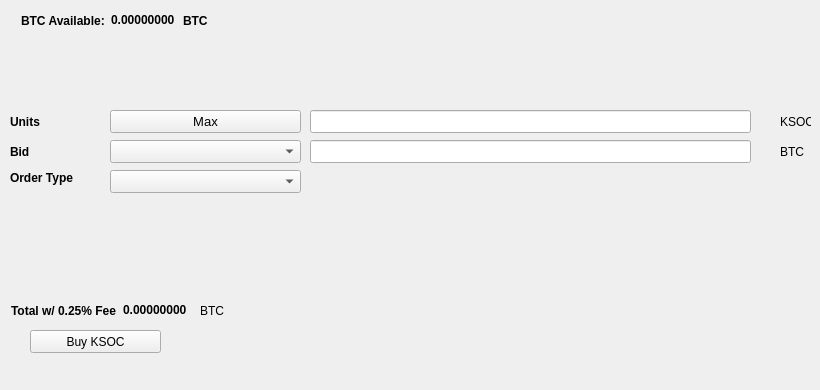
   <widget class="QWidget" name="BuyTab">
    <attribute name="title">
     <string>Buy</string>
    </attribute>
    <widget class="QPushButton" name="BuyKSOC">
     <property name="geometry">
      <rect>
       <x>30</x>
       <y>330</y>
       <width>131</width>
       <height>23</height>
      </rect>
     </property>
     <property name="text">
      <string>Buy KSOC</string>
     </property>
     <property name="icon">
      <iconset resource="../ksoc.qrc">
       <normaloff>:/icons/bitcoin</normaloff>:/icons/bitcoin</iconset>
     </property>
    </widget>
    <widget class="QLabel" name="label_3">
     <property name="geometry">
      <rect>
       <x>10</x>
       <y>110</y>
       <width>46</width>
       <height>23</height>
      </rect>
     </property>
     <property name="font">
      <font>
       <weight>75</weight>
       <bold>true</bold>
      </font>
     </property>
     <property name="text">
      <string>Units</string>
     </property>
    </widget>
    <widget class="QLineEdit" name="UnitsInput">
     <property name="geometry">
      <rect>
       <x>310</x>
       <y>110</y>
       <width>441</width>
       <height>23</height>
      </rect>
     </property>
     <property name="font">
      <font>
       <pointsize>9</pointsize>
       <weight>75</weight>
       <bold>true</bold>
      </font>
     </property>
    </widget>
    <widget class="QLineEdit" name="BuyBidPriceEdit">
     <property name="geometry">
      <rect>
       <x>310</x>
       <y>140</y>
       <width>441</width>
       <height>23</height>
      </rect>
     </property>
     <property name="font">
      <font>
       <pointsize>9</pointsize>
       <weight>75</weight>
       <bold>true</bold>
      </font>
     </property>
    </widget>
    <widget class="QLabel" name="label_4">
     <property name="geometry">
      <rect>
       <x>780</x>
       <y>110</y>
       <width>31</width>
       <height>23</height>
      </rect>
     </property>
     <property name="text">
      <string>KSOC</string>
     </property>
    </widget>
    <widget class="QLabel" name="label_5">
     <property name="geometry">
      <rect>
       <x>780</x>
       <y>140</y>
       <width>31</width>
       <height>23</height>
      </rect>
     </property>
     <property name="text">
      <string>BTC</string>
     </property>
    </widget>
    <widget class="QLabel" name="label_6">
     <property name="geometry">
      <rect>
       <x>10</x>
       <y>140</y>
       <width>46</width>
       <height>23</height>
      </rect>
     </property>
     <property name="font">
      <font>
       <weight>75</weight>
       <bold>true</bold>
      </font>
     </property>
     <property name="text">
      <string>Bid</string>
     </property>
    </widget>
    <widget class="QLabel" name="label_7">
     <property name="geometry">
      <rect>
       <x>10</x>
       <y>170</y>
       <width>91</width>
       <height>16</height>
      </rect>
     </property>
     <property name="font">
      <font>
       <weight>75</weight>
       <bold>true</bold>
      </font>
     </property>
     <property name="text">
      <string>Order Type</string>
     </property>
    </widget>
    <widget class="QPushButton" name="Buy_Max_Amount">
     <property name="geometry">
      <rect>
       <x>110</x>
       <y>110</y>
       <width>191</width>
       <height>23</height>
      </rect>
     </property>
     <property name="font">
      <font>
       <pointsize>10</pointsize>
      </font>
     </property>
     <property name="text">
      <string>Max</string>
     </property>
    </widget>
    <widget class="QComboBox" name="BuyBidcomboBox">
     <property name="geometry">
      <rect>
       <x>110</x>
       <y>140</y>
       <width>191</width>
       <height>23</height>
      </rect>
     </property>
     <property name="font">
      <font>
       <pointsize>10</pointsize>
      </font>
     </property>
    </widget>
    <widget class="QComboBox" name="buyOrdertypeCombo">
     <property name="geometry">
      <rect>
       <x>110</x>
       <y>170</y>
       <width>191</width>
       <height>23</height>
      </rect>
     </property>
     <property name="font">
      <font>
       <pointsize>10</pointsize>
      </font>
     </property>
    </widget>
    <widget class="QWidget" name="layoutWidget1">
     <property name="geometry">
      <rect>
       <x>21</x>
       <y>11</y>
       <width>227</width>
       <height>19</height>
      </rect>
     </property>
     <layout class="QHBoxLayout" name="horizontalLayout_3">
      <item>
       <widget class="QLabel" name="label232">
        <property name="font">
         <font>
          <weight>75</weight>
          <bold>true</bold>
         </font>
        </property>
        <property name="text">
         <string>BTC Available:</string>
        </property>
       </widget>
      </item>
      <item>
       <widget class="QLabel" name="BtcAvailableLbl">
        <property name="palette">
         <palette>
          <active>
           <colorrole role="WindowText">
            <brush brushstyle="SolidPattern">
             <color alpha="255">
              <red>0</red>
              <green>0</green>
              <blue>0</blue>
             </color>
            </brush>
           </colorrole>
           <colorrole role="Button">
            <brush brushstyle="SolidPattern">
             <color alpha="255">
              <red>0</red>
              <green>170</green>
              <blue>0</blue>
             </color>
            </brush>
           </colorrole>
           <colorrole role="Light">
            <brush brushstyle="SolidPattern">
             <color alpha="255">
              <red>0</red>
              <green>255</green>
              <blue>0</blue>
             </color>
            </brush>
           </colorrole>
           <colorrole role="Midlight">
            <brush brushstyle="SolidPattern">
             <color alpha="255">
              <red>0</red>
              <green>212</green>
              <blue>0</blue>
             </color>
            </brush>
           </colorrole>
           <colorrole role="Dark">
            <brush brushstyle="SolidPattern">
             <color alpha="255">
              <red>0</red>
              <green>85</green>
              <blue>0</blue>
             </color>
            </brush>
           </colorrole>
           <colorrole role="Mid">
            <brush brushstyle="SolidPattern">
             <color alpha="255">
              <red>0</red>
              <green>113</green>
              <blue>0</blue>
             </color>
            </brush>
           </colorrole>
           <colorrole role="Text">
            <brush brushstyle="SolidPattern">
             <color alpha="255">
              <red>0</red>
              <green>170</green>
              <blue>0</blue>
             </color>
            </brush>
           </colorrole>
           <colorrole role="BrightText">
            <brush brushstyle="SolidPattern">
             <color alpha="255">
              <red>255</red>
              <green>255</green>
              <blue>255</blue>
             </color>
            </brush>
           </colorrole>
           <colorrole role="ButtonText">
            <brush brushstyle="SolidPattern">
             <color alpha="255">
              <red>0</red>
              <green>0</green>
              <blue>0</blue>
             </color>
            </brush>
           </colorrole>
           <colorrole role="Base">
            <brush brushstyle="SolidPattern">
             <color alpha="255">
              <red>255</red>
              <green>255</green>
              <blue>255</blue>
             </color>
            </brush>
           </colorrole>
           <colorrole role="Window">
            <brush brushstyle="SolidPattern">
             <color alpha="255">
              <red>0</red>
              <green>170</green>
              <blue>0</blue>
             </color>
            </brush>
           </colorrole>
           <colorrole role="Shadow">
            <brush brushstyle="SolidPattern">
             <color alpha="255">
              <red>0</red>
              <green>0</green>
              <blue>0</blue>
             </color>
            </brush>
           </colorrole>
           <colorrole role="AlternateBase">
            <brush brushstyle="SolidPattern">
             <color alpha="255">
              <red>127</red>
              <green>212</green>
              <blue>127</blue>
             </color>
            </brush>
           </colorrole>
           <colorrole role="ToolTipBase">
            <brush brushstyle="SolidPattern">
             <color alpha="255">
              <red>255</red>
              <green>255</green>
              <blue>220</blue>
             </color>
            </brush>
           </colorrole>
           <colorrole role="ToolTipText">
            <brush brushstyle="SolidPattern">
             <color alpha="255">
              <red>0</red>
              <green>0</green>
              <blue>0</blue>
             </color>
            </brush>
           </colorrole>
          </active>
          <inactive>
           <colorrole role="WindowText">
            <brush brushstyle="SolidPattern">
             <color alpha="255">
              <red>0</red>
              <green>0</green>
              <blue>0</blue>
             </color>
            </brush>
           </colorrole>
           <colorrole role="Button">
            <brush brushstyle="SolidPattern">
             <color alpha="255">
              <red>0</red>
              <green>170</green>
              <blue>0</blue>
             </color>
            </brush>
           </colorrole>
           <colorrole role="Light">
            <brush brushstyle="SolidPattern">
             <color alpha="255">
              <red>0</red>
              <green>255</green>
              <blue>0</blue>
             </color>
            </brush>
           </colorrole>
           <colorrole role="Midlight">
            <brush brushstyle="SolidPattern">
             <color alpha="255">
              <red>0</red>
              <green>212</green>
              <blue>0</blue>
             </color>
            </brush>
           </colorrole>
           <colorrole role="Dark">
            <brush brushstyle="SolidPattern">
             <color alpha="255">
              <red>0</red>
              <green>85</green>
              <blue>0</blue>
             </color>
            </brush>
           </colorrole>
           <colorrole role="Mid">
            <brush brushstyle="SolidPattern">
             <color alpha="255">
              <red>0</red>
              <green>113</green>
              <blue>0</blue>
             </color>
            </brush>
           </colorrole>
           <colorrole role="Text">
            <brush brushstyle="SolidPattern">
             <color alpha="255">
              <red>0</red>
              <green>170</green>
              <blue>0</blue>
             </color>
            </brush>
           </colorrole>
           <colorrole role="BrightText">
            <brush brushstyle="SolidPattern">
             <color alpha="255">
              <red>255</red>
              <green>255</green>
              <blue>255</blue>
             </color>
            </brush>
           </colorrole>
           <colorrole role="ButtonText">
            <brush brushstyle="SolidPattern">
             <color alpha="255">
              <red>0</red>
              <green>0</green>
              <blue>0</blue>
             </color>
            </brush>
           </colorrole>
           <colorrole role="Base">
            <brush brushstyle="SolidPattern">
             <color alpha="255">
              <red>255</red>
              <green>255</green>
              <blue>255</blue>
             </color>
            </brush>
           </colorrole>
           <colorrole role="Window">
            <brush brushstyle="SolidPattern">
             <color alpha="255">
              <red>0</red>
              <green>170</green>
              <blue>0</blue>
             </color>
            </brush>
           </colorrole>
           <colorrole role="Shadow">
            <brush brushstyle="SolidPattern">
             <color alpha="255">
              <red>0</red>
              <green>0</green>
              <blue>0</blue>
             </color>
            </brush>
           </colorrole>
           <colorrole role="AlternateBase">
            <brush brushstyle="SolidPattern">
             <color alpha="255">
              <red>127</red>
              <green>212</green>
              <blue>127</blue>
             </color>
            </brush>
           </colorrole>
           <colorrole role="ToolTipBase">
            <brush brushstyle="SolidPattern">
             <color alpha="255">
              <red>255</red>
              <green>255</green>
              <blue>220</blue>
             </color>
            </brush>
           </colorrole>
           <colorrole role="ToolTipText">
            <brush brushstyle="SolidPattern">
             <color alpha="255">
              <red>0</red>
              <green>0</green>
              <blue>0</blue>
             </color>
            </brush>
           </colorrole>
          </inactive>
          <disabled>
           <colorrole role="WindowText">
            <brush brushstyle="SolidPattern">
             <color alpha="255">
              <red>0</red>
              <green>85</green>
              <blue>0</blue>
             </color>
            </brush>
           </colorrole>
           <colorrole role="Button">
            <brush brushstyle="SolidPattern">
             <color alpha="255">
              <red>0</red>
              <green>170</green>
              <blue>0</blue>
             </color>
            </brush>
           </colorrole>
           <colorrole role="Light">
            <brush brushstyle="SolidPattern">
             <color alpha="255">
              <red>0</red>
              <green>255</green>
              <blue>0</blue>
             </color>
            </brush>
           </colorrole>
           <colorrole role="Midlight">
            <brush brushstyle="SolidPattern">
             <color alpha="255">
              <red>0</red>
              <green>212</green>
              <blue>0</blue>
             </color>
            </brush>
           </colorrole>
           <colorrole role="Dark">
            <brush brushstyle="SolidPattern">
             <color alpha="255">
              <red>0</red>
              <green>85</green>
              <blue>0</blue>
             </color>
            </brush>
           </colorrole>
           <colorrole role="Mid">
            <brush brushstyle="SolidPattern">
             <color alpha="255">
              <red>0</red>
              <green>113</green>
              <blue>0</blue>
             </color>
            </brush>
           </colorrole>
           <colorrole role="Text">
            <brush brushstyle="SolidPattern">
             <color alpha="255">
              <red>0</red>
              <green>85</green>
              <blue>0</blue>
             </color>
            </brush>
           </colorrole>
           <colorrole role="BrightText">
            <brush brushstyle="SolidPattern">
             <color alpha="255">
              <red>255</red>
              <green>255</green>
              <blue>255</blue>
             </color>
            </brush>
           </colorrole>
           <colorrole role="ButtonText">
            <brush brushstyle="SolidPattern">
             <color alpha="255">
              <red>0</red>
              <green>85</green>
              <blue>0</blue>
             </color>
            </brush>
           </colorrole>
           <colorrole role="Base">
            <brush brushstyle="SolidPattern">
             <color alpha="255">
              <red>0</red>
              <green>170</green>
              <blue>0</blue>
             </color>
            </brush>
           </colorrole>
           <colorrole role="Window">
            <brush brushstyle="SolidPattern">
             <color alpha="255">
              <red>0</red>
              <green>170</green>
              <blue>0</blue>
             </color>
            </brush>
           </colorrole>
           <colorrole role="Shadow">
            <brush brushstyle="SolidPattern">
             <color alpha="255">
              <red>0</red>
              <green>0</green>
              <blue>0</blue>
             </color>
            </brush>
           </colorrole>
           <colorrole role="AlternateBase">
            <brush brushstyle="SolidPattern">
             <color alpha="255">
              <red>0</red>
              <green>170</green>
              <blue>0</blue>
             </color>
            </brush>
           </colorrole>
           <colorrole role="ToolTipBase">
            <brush brushstyle="SolidPattern">
             <color alpha="255">
              <red>255</red>
              <green>255</green>
              <blue>220</blue>
             </color>
            </brush>
           </colorrole>
           <colorrole role="ToolTipText">
            <brush brushstyle="SolidPattern">
             <color alpha="255">
              <red>0</red>
              <green>0</green>
              <blue>0</blue>
             </color>
            </brush>
           </colorrole>
          </disabled>
         </palette>
        </property>
        <property name="font">
         <font>
          <weight>75</weight>
          <bold>true</bold>
         </font>
        </property>
        <property name="text">
         <string>0.00000000</string>
        </property>
        <property name="textInteractionFlags">
         <set>Qt::LinksAccessibleByMouse|Qt::TextSelectableByKeyboard|Qt::TextSelectableByMouse</set>
        </property>
       </widget>
      </item>
      <item>
       <widget class="QLabel" name="BtcAvailableLbl_2">
        <property name="font">
         <font>
          <weight>75</weight>
          <bold>true</bold>
         </font>
        </property>
        <property name="text">
         <string>BTC</string>
        </property>
       </widget>
      </item>
     </layout>
    </widget>
    <widget class="QWidget" name="layoutWidge2">
     <property name="geometry">
      <rect>
       <x>11</x>
       <y>301</y>
       <width>259</width>
       <height>19</height>
      </rect>
     </property>
     <layout class="QHBoxLayout" name="horizontalLayout_4">
      <item>
       <widget class="QLabel" name="label_9">
        <property name="font">
         <font>
          <weight>75</weight>
          <bold>true</bold>
         </font>
        </property>
        <property name="text">
         <string>Total w/ 0.25% Fee</string>
        </property>
       </widget>
      </item>
      <item>
       <widget class="QLabel" name="BuyCostLabel">
        <property name="palette">
         <palette>
          <active>
           <colorrole role="WindowText">
            <brush brushstyle="SolidPattern">
             <color alpha="255">
              <red>0</red>
              <green>0</green>
              <blue>0</blue>
             </color>
            </brush>
           </colorrole>
           <colorrole role="Button">
            <brush brushstyle="SolidPattern">
             <color alpha="255">
              <red>0</red>
              <green>170</green>
              <blue>0</blue>
             </color>
            </brush>
           </colorrole>
           <colorrole role="Light">
            <brush brushstyle="SolidPattern">
             <color alpha="255">
              <red>0</red>
              <green>255</green>
              <blue>0</blue>
             </color>
            </brush>
           </colorrole>
           <colorrole role="Midlight">
            <brush brushstyle="SolidPattern">
             <color alpha="255">
              <red>0</red>
              <green>212</green>
              <blue>0</blue>
             </color>
            </brush>
           </colorrole>
           <colorrole role="Dark">
            <brush brushstyle="SolidPattern">
             <color alpha="255">
              <red>0</red>
              <green>85</green>
              <blue>0</blue>
             </color>
            </brush>
           </colorrole>
           <colorrole role="Mid">
            <brush brushstyle="SolidPattern">
             <color alpha="255">
              <red>0</red>
              <green>113</green>
              <blue>0</blue>
             </color>
            </brush>
           </colorrole>
           <colorrole role="Text">
            <brush brushstyle="SolidPattern">
             <color alpha="255">
              <red>0</red>
              <green>170</green>
              <blue>0</blue>
             </color>
            </brush>
           </colorrole>
           <colorrole role="BrightText">
            <brush brushstyle="SolidPattern">
             <color alpha="255">
              <red>255</red>
              <green>255</green>
              <blue>255</blue>
             </color>
            </brush>
           </colorrole>
           <colorrole role="ButtonText">
            <brush brushstyle="SolidPattern">
             <color alpha="255">
              <red>0</red>
              <green>0</green>
              <blue>0</blue>
             </color>
            </brush>
           </colorrole>
           <colorrole role="Base">
            <brush brushstyle="SolidPattern">
             <color alpha="255">
              <red>255</red>
              <green>255</green>
              <blue>255</blue>
             </color>
            </brush>
           </colorrole>
           <colorrole role="Window">
            <brush brushstyle="SolidPattern">
             <color alpha="255">
              <red>0</red>
              <green>170</green>
              <blue>0</blue>
             </color>
            </brush>
           </colorrole>
           <colorrole role="Shadow">
            <brush brushstyle="SolidPattern">
             <color alpha="255">
              <red>0</red>
              <green>0</green>
              <blue>0</blue>
             </color>
            </brush>
           </colorrole>
           <colorrole role="AlternateBase">
            <brush brushstyle="SolidPattern">
             <color alpha="255">
              <red>127</red>
              <green>212</green>
              <blue>127</blue>
             </color>
            </brush>
           </colorrole>
           <colorrole role="ToolTipBase">
            <brush brushstyle="SolidPattern">
             <color alpha="255">
              <red>255</red>
              <green>255</green>
              <blue>220</blue>
             </color>
            </brush>
           </colorrole>
           <colorrole role="ToolTipText">
            <brush brushstyle="SolidPattern">
             <color alpha="255">
              <red>0</red>
              <green>0</green>
              <blue>0</blue>
             </color>
            </brush>
           </colorrole>
          </active>
          <inactive>
           <colorrole role="WindowText">
            <brush brushstyle="SolidPattern">
             <color alpha="255">
              <red>0</red>
              <green>0</green>
              <blue>0</blue>
             </color>
            </brush>
           </colorrole>
           <colorrole role="Button">
            <brush brushstyle="SolidPattern">
             <color alpha="255">
              <red>0</red>
              <green>170</green>
              <blue>0</blue>
             </color>
            </brush>
           </colorrole>
           <colorrole role="Light">
            <brush brushstyle="SolidPattern">
             <color alpha="255">
              <red>0</red>
              <green>255</green>
              <blue>0</blue>
             </color>
            </brush>
           </colorrole>
           <colorrole role="Midlight">
            <brush brushstyle="SolidPattern">
             <color alpha="255">
              <red>0</red>
              <green>212</green>
              <blue>0</blue>
             </color>
            </brush>
           </colorrole>
           <colorrole role="Dark">
            <brush brushstyle="SolidPattern">
             <color alpha="255">
              <red>0</red>
              <green>85</green>
              <blue>0</blue>
             </color>
            </brush>
           </colorrole>
           <colorrole role="Mid">
            <brush brushstyle="SolidPattern">
             <color alpha="255">
              <red>0</red>
              <green>113</green>
              <blue>0</blue>
             </color>
            </brush>
           </colorrole>
           <colorrole role="Text">
            <brush brushstyle="SolidPattern">
             <color alpha="255">
              <red>0</red>
              <green>170</green>
              <blue>0</blue>
             </color>
            </brush>
           </colorrole>
           <colorrole role="BrightText">
            <brush brushstyle="SolidPattern">
             <color alpha="255">
              <red>255</red>
              <green>255</green>
              <blue>255</blue>
             </color>
            </brush>
           </colorrole>
           <colorrole role="ButtonText">
            <brush brushstyle="SolidPattern">
             <color alpha="255">
              <red>0</red>
              <green>0</green>
              <blue>0</blue>
             </color>
            </brush>
           </colorrole>
           <colorrole role="Base">
            <brush brushstyle="SolidPattern">
             <color alpha="255">
              <red>255</red>
              <green>255</green>
              <blue>255</blue>
             </color>
            </brush>
           </colorrole>
           <colorrole role="Window">
            <brush brushstyle="SolidPattern">
             <color alpha="255">
              <red>0</red>
              <green>170</green>
              <blue>0</blue>
             </color>
            </brush>
           </colorrole>
           <colorrole role="Shadow">
            <brush brushstyle="SolidPattern">
             <color alpha="255">
              <red>0</red>
              <green>0</green>
              <blue>0</blue>
             </color>
            </brush>
           </colorrole>
           <colorrole role="AlternateBase">
            <brush brushstyle="SolidPattern">
             <color alpha="255">
              <red>127</red>
              <green>212</green>
              <blue>127</blue>
             </color>
            </brush>
           </colorrole>
           <colorrole role="ToolTipBase">
            <brush brushstyle="SolidPattern">
             <color alpha="255">
              <red>255</red>
              <green>255</green>
              <blue>220</blue>
             </color>
            </brush>
           </colorrole>
           <colorrole role="ToolTipText">
            <brush brushstyle="SolidPattern">
             <color alpha="255">
              <red>0</red>
              <green>0</green>
              <blue>0</blue>
             </color>
            </brush>
           </colorrole>
          </inactive>
          <disabled>
           <colorrole role="WindowText">
            <brush brushstyle="SolidPattern">
             <color alpha="255">
              <red>0</red>
              <green>85</green>
              <blue>0</blue>
             </color>
            </brush>
           </colorrole>
           <colorrole role="Button">
            <brush brushstyle="SolidPattern">
             <color alpha="255">
              <red>0</red>
              <green>170</green>
              <blue>0</blue>
             </color>
            </brush>
           </colorrole>
           <colorrole role="Light">
            <brush brushstyle="SolidPattern">
             <color alpha="255">
              <red>0</red>
              <green>255</green>
              <blue>0</blue>
             </color>
            </brush>
           </colorrole>
           <colorrole role="Midlight">
            <brush brushstyle="SolidPattern">
             <color alpha="255">
              <red>0</red>
              <green>212</green>
              <blue>0</blue>
             </color>
            </brush>
           </colorrole>
           <colorrole role="Dark">
            <brush brushstyle="SolidPattern">
             <color alpha="255">
              <red>0</red>
              <green>85</green>
              <blue>0</blue>
             </color>
            </brush>
           </colorrole>
           <colorrole role="Mid">
            <brush brushstyle="SolidPattern">
             <color alpha="255">
              <red>0</red>
              <green>113</green>
              <blue>0</blue>
             </color>
            </brush>
           </colorrole>
           <colorrole role="Text">
            <brush brushstyle="SolidPattern">
             <color alpha="255">
              <red>0</red>
              <green>85</green>
              <blue>0</blue>
             </color>
            </brush>
           </colorrole>
           <colorrole role="BrightText">
            <brush brushstyle="SolidPattern">
             <color alpha="255">
              <red>255</red>
              <green>255</green>
              <blue>255</blue>
             </color>
            </brush>
           </colorrole>
           <colorrole role="ButtonText">
            <brush brushstyle="SolidPattern">
             <color alpha="255">
              <red>0</red>
              <green>85</green>
              <blue>0</blue>
             </color>
            </brush>
           </colorrole>
           <colorrole role="Base">
            <brush brushstyle="SolidPattern">
             <color alpha="255">
              <red>0</red>
              <green>170</green>
              <blue>0</blue>
             </color>
            </brush>
           </colorrole>
           <colorrole role="Window">
            <brush brushstyle="SolidPattern">
             <color alpha="255">
              <red>0</red>
              <green>170</green>
              <blue>0</blue>
             </color>
            </brush>
           </colorrole>
           <colorrole role="Shadow">
            <brush brushstyle="SolidPattern">
             <color alpha="255">
              <red>0</red>
              <green>0</green>
              <blue>0</blue>
             </color>
            </brush>
           </colorrole>
           <colorrole role="AlternateBase">
            <brush brushstyle="SolidPattern">
             <color alpha="255">
              <red>0</red>
              <green>170</green>
              <blue>0</blue>
             </color>
            </brush>
           </colorrole>
           <colorrole role="ToolTipBase">
            <brush brushstyle="SolidPattern">
             <color alpha="255">
              <red>255</red>
              <green>255</green>
              <blue>220</blue>
             </color>
            </brush>
           </colorrole>
           <colorrole role="ToolTipText">
            <brush brushstyle="SolidPattern">
             <color alpha="255">
              <red>0</red>
              <green>0</green>
              <blue>0</blue>
             </color>
            </brush>
           </colorrole>
          </disabled>
         </palette>
        </property>
        <property name="font">
         <font>
          <weight>75</weight>
          <bold>true</bold>
         </font>
        </property>
        <property name="autoFillBackground">
         <bool>false</bool>
        </property>
        <property name="text">
         <string>0.00000000</string>
        </property>
        <property name="textInteractionFlags">
         <set>Qt::LinksAccessibleByMouse|Qt::TextSelectableByMouse</set>
        </property>
       </widget>
      </item>
      <item>
       <widget class="QLabel" name="label_10">
        <property name="font">
         <font>
          <weight>50</weight>
          <bold>false</bold>
         </font>
        </property>
        <property name="text">
         <string>BTC</string>
        </property>
       </widget>
      </item>
     </layout>
    </widget>
    <widget class="QLabel" name="label_24">
     <property name="geometry">
      <rect>
       <x>460</x>
       <y>300</y>
       <width>281</width>
       <height>81</height>
      </rect>
     </property>
     <property name="text">
      <string/>
     </property>
     <property name="pixmap">
      <pixmap>:/images/bittrex</pixmap>
     </property>
    </widget>
   </widget>
